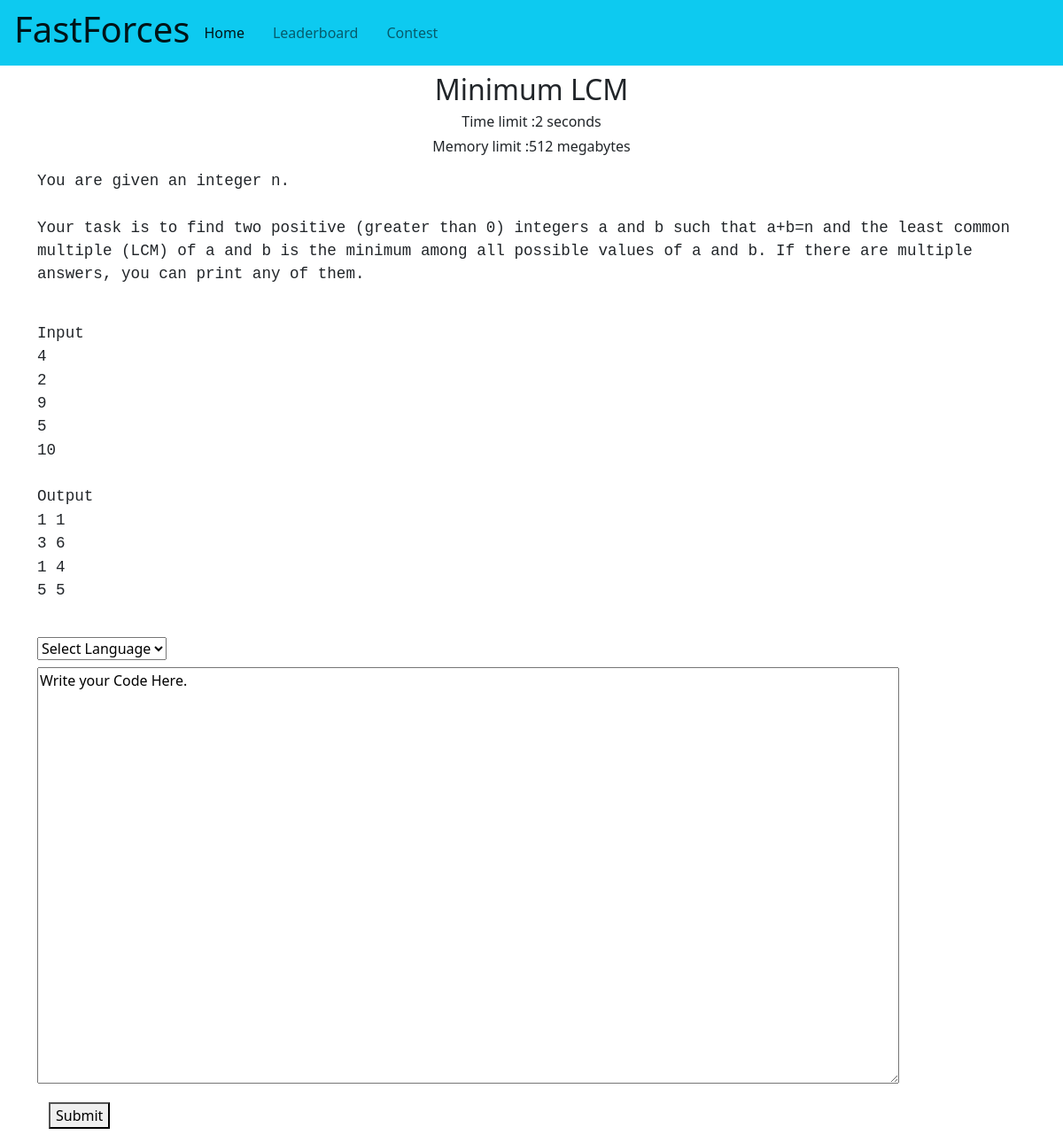
/problem/15/, run on the app's committed database.
### problem/models.py (models this page shows, shortened)
class Problem(models.Model):
    name = models.CharField(max_length=125,null=True)
    tag = models.CharField(max_length=50,null=True)
    contest=models.ForeignKey(Contest,on_delete=models.CASCADE,null=True)
    discription = models.TextField(null=True)
    time_complexity = models.CharField(max_length=50,null=True)
    space_complexity = models.CharField(max_length=50,null=True)
    example = models.TextField(null=True)
    total_submission=models.IntegerField(default=0)

### problem/views.py (the view)
# urls.py: path('<int:id>/',problem_views.problem_page , name='problem'),
def problem_page(request,id):
    problem=Problem.objects.get(pk=id)
    return render(request,"problem/problem_page.html",{"problem":problem})

### problem/templates/problem/problem_page.html (shortened to what this page needs)
{% extends "user/base.html" %}
{% block content %}
<div class="container">
    <div class="row">
        <div class="col-8 offset-2 mt-2">
            <h2 class="text-center">{{problem.name}}</h2>
            <h6 class="text-center">Time limit :{{problem.time_complexity}} seconds</h6>
            <h6 class="text-center">Memory limit :{{problem.space_complexity}} megabytes</h6>
        </div>
    </div>
    <div class="row">
        <div class="col  mt-2">
            <pre style="white-space: pre-wrap;font-size:1.1rem">{{problem.discription}}</pre>
        </div>
    </div>
    <div class="row mt-3">
        <div class="col  mt-2">
            <pre style="white-space: pre-wrap;font-size:1.1rem">{{problem.example}}</pre>
        </div>
    </div>
    <div class="row mt-3">
        <div class="col  mt-2">
            <form action="{% url 'problem:submit_code' problem.pk %}" method="post">
                <select  name="language"  class="custom-select" >
                    <option selected>Select Language</option>
                  </select><br>
                  <div class="form-group py-2">
                    <textarea id="editor" name="textarea" style="width: 973px;height : 470px;">Write your Code Here.</textarea>
                 </div>                <div class="btn">
                    <button  type="submit">Submit</button>
                </div>
            </form>
        </div>
    </div>
</div>
{% endblock %}

### data on the page
Problem: name "Minimum LCM", time_complexity "2", space_complexity "512", discription "You are given an integer n. Your task is to find two positive (greater than 0) integers a and b such that a+b=n and the least common multiple (LCM) of a and b is the minimum among all possible values of a and b. If there are multiple answers, you can print any of them.", example "Input 4 2 9 5 10 Output 1 1 3 6 1 4 5 5"
